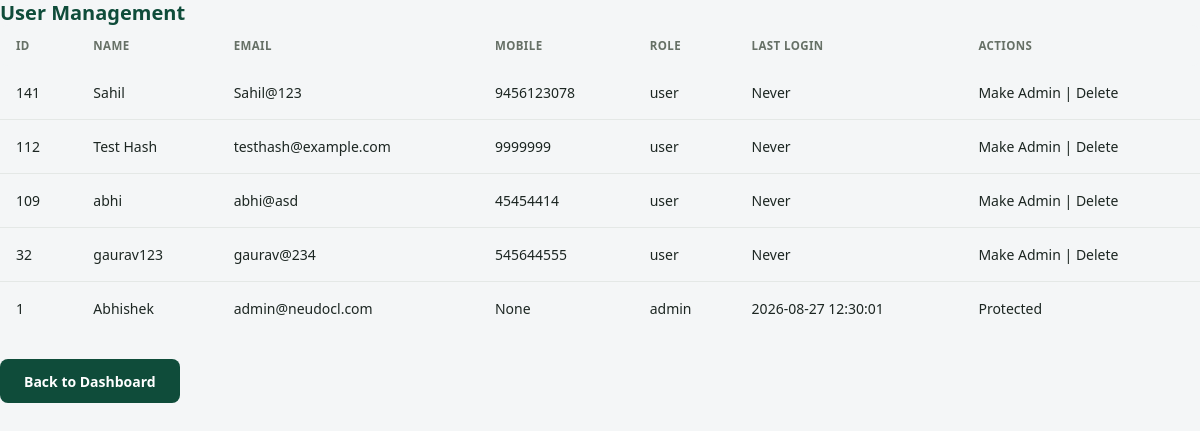
The app's page /users (signed in) with its own data.
### tables this page shows
CREATE TABLE users (
            id INTEGER PRIMARY KEY AUTOINCREMENT,
            name TEXT NOT NULL,
            email TEXT UNIQUE NOT NULL,
            password TEXT NOT NULL,
            role TEXT DEFAULT 'user'
        , mobile TEXT, address TEXT, fav_place TEXT, last_login TEXT);

### app.py (the view)
@app.route("/users")
def users():
    if not session.get("logged_in"):
        return redirect("/login")
    if session.get("user_role") != "admin":
        return "Access Denied", 403
    conn = get_db()
    users = conn.execute(
        """
        SELECT *
        FROM users
        ORDER BY id DESC
        """
    ).fetchall()
    conn.close()
    return render_template(
        "users.html",
        users=users
    )

### app.py (called while the page is built)
def get_db():
    conn = sqlite3.connect(DATABASE)
    conn.row_factory = sqlite3.Row
    return conn

### templates/users.html (shortened to what this page needs)
<!DOCTYPE html>
<html lang="en">
<head>
    <link rel="stylesheet" href="{{ url_for('static', filename='css/style.css') }}">
</head>
<body>
<div class="page-section">
    <h2>User Management</h2>
    <table class="data-table">
        <thead>
            <tr>
                <th>ID</th>
<th>NAME</th>
<th>EMAIL</th>
<th>MOBILE</th>
<th>ROLE</th>
<th>LAST LOGIN</th>
<th>ACTIONS</th>
            </tr>
        </thead>
        <tbody>
        {% for user in users %}
        <tr>
            <td>{{ user["id"] }}</td>
<td>{{ user["name"] }}</td>
<td>{{ user["email"] }}</td>
<td>{{ user["mobile"] }}</td>
<td>{{ user["role"] }}</td>
<td>{{ user["last_login"] or "Never" }}</td>
   <td>
    {% if user.id != session.get("user_id") %}
        <a href="/change-role/{{ user.id }}">
            {% if user.role == "user" %}
                Make Admin
            {% else %}
                Make User
            {% endif %}
        </a>
        |
        <a href="/delete-user/{{ user.id }}"
           onclick="return confirm('Delete this user?')">
           Delete
        </a>
    {% else %}
        Protected
    {% endif %}
</td>
        </tr>
        {% endfor %}
        </tbody>
    </table>
    <br>
    <a href="/dashboard" class="btn">
        Back to Dashboard
    </a>
</div>
</body>
</html>

### static/css/style.css (style rules this page uses)
*, *::before, *::after { box-sizing: border-box; margin: 0; padding: 0; }
a { color: inherit; text-decoration: none; }
:root { --primary: #0f4c3a; --primary-dark: #0b382b; --secondary: #16624d; --gold: #c89f65; --gold-dark: #b08a52; --background: #f4f6f7; --surface: #ffffff; --sidebar-start: #0f4c3a; --sidebar-end: #0b382b; --text: #1c2622; --muted: #667066; --muted-light: #94a099; --on-primary: #ffffff; --success: #1b7a4d; --success-bg: #e5f5ec; --border: #e4e8e6; --shadow-sm: 0 1px 3px rgba(15, 76, 58, 0.08); --shadow-md: 0 6px 20px rgba(15, 76, 58, 0.08); --shadow-lg: 0 12px 32px rgba(15, 76, 58, 0.14); --radius-sm: 8px; --radius-md: 12px; --radius-lg: 16px; --sp-1: 4px; --sp-2: 8px; --sp-3: 12px; --sp-4: 16px; --sp-6: 24px; --sp-8: 32px; --sp-10: 40px; --sp-12: 48px; --sp-16: 64px; --sidebar-width: 268px; --header-height: 68px; }
html { scroll-behavior: smooth; }
body { font-family: 'Poppins', system-ui, -apple-system, sans-serif; background: var(--background); color: var(--text); min-width: 320px; overflow-x: hidden; line-height: 1.5; }
h1, h2, h3, h4 { color: var(--primary); line-height: 1.25; font-weight: 600; }
h2 { font-size: clamp(18px, 2vw, 20px); }
.btn { background: var(--primary); color: #fff; border: none; padding: 11px var(--sp-6); border-radius: var(--radius-sm); cursor: pointer; font-weight: 600; font-size: 14px; min-height: 44px; display: inline-flex; align-items: center; justify-content: center; gap: var(--sp-2); white-space: nowrap; transition: background .15s ease; }
table { width: 100%; border-collapse: collapse; min-width: 560px; }
th { background: var(--background); color: var(--muted); font-size: 11.5px; font-weight: 600; letter-spacing: .4px; text-transform: uppercase; padding: var(--sp-3) var(--sp-4); text-align: left; white-space: nowrap; }
th:first-child { border-radius: var(--radius-sm) 0 0 var(--radius-sm); }
th:last-child { border-radius: 0 var(--radius-sm) var(--radius-sm) 0; }
td { padding: var(--sp-4); border-bottom: 1px solid var(--border); font-size: 14px; }
tbody tr:last-child td { border-bottom: none; }

### records on screen
users: id "141", name "Sahil", email "Sahil@123", mobile "9456123078", role "user", user "Never", shows "Make Admin"
users: id "112", name "Test Hash", email "testhash@example.com", mobile "9999999", role "user", user "Never", shows "Make Admin"
users: id "109", name "abhi", email "abhi@asd", mobile "45454414", role "user", user "Never", shows "Make Admin"
users: id "32", name "gaurav123", email "gaurav@234", mobile "545644555", role "user", user "Never", shows "Make Admin"
users: id "1", name "Abhishek", email "admin@neudocl.com", mobile "None", role "admin", last_login "2026-08-27 12:30:01", shows "Protected"
